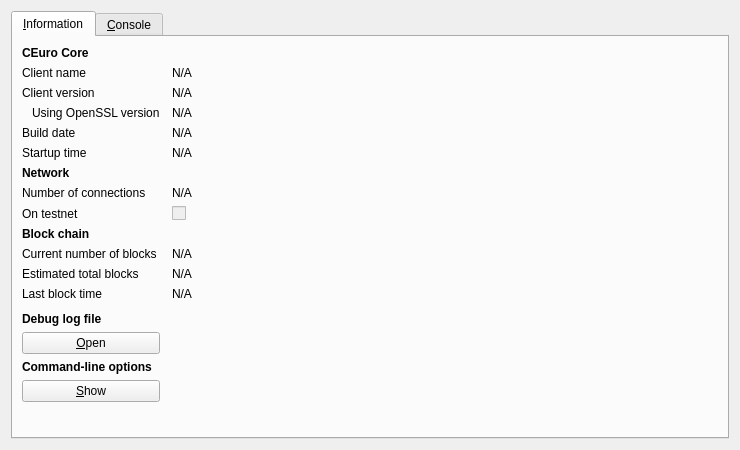
<?xml version="1.0" encoding="UTF-8"?>
<ui version="4.0">
 <class>RPCConsole</class>
 <widget class="QDialog" name="RPCConsole">
  <property name="geometry">
   <rect>
    <x>0</x>
    <y>0</y>
    <width>740</width>
    <height>450</height>
   </rect>
  </property>
  <property name="windowTitle">
   <string>CEuro - Debug window</string>
  </property>
  <layout class="QVBoxLayout" name="verticalLayout_2">
   <item>
    <widget class="QTabWidget" name="tabWidget">
     <property name="currentIndex">
      <number>0</number>
     </property>
     <widget class="QWidget" name="tab_info">
      <attribute name="title">
       <string>&amp;Information</string>
      </attribute>
      <layout class="QGridLayout" name="gridLayout" columnstretch="0,1">
       <property name="horizontalSpacing">
        <number>12</number>
       </property>
       <item row="0" column="0">
        <widget class="QLabel" name="label_9">
         <property name="font">
          <font>
           <weight>75</weight>
           <bold>true</bold>
          </font>
         </property>
         <property name="text">
          <string>CEuro Core</string>
         </property>
        </widget>
       </item>
       <item row="1" column="0">
        <widget class="QLabel" name="label_5">
         <property name="text">
          <string>Client name</string>
         </property>
        </widget>
       </item>
       <item row="1" column="1">
        <widget class="QLabel" name="clientName">
         <property name="cursor">
          <cursorShape>IBeamCursor</cursorShape>
         </property>
         <property name="text">
          <string>N/A</string>
         </property>
         <property name="textFormat">
          <enum>Qt::PlainText</enum>
         </property>
         <property name="textInteractionFlags">
          <set>Qt::LinksAccessibleByMouse|Qt::TextSelectableByKeyboard|Qt::TextSelectableByMouse</set>
         </property>
        </widget>
       </item>
       <item row="2" column="0">
        <widget class="QLabel" name="label_6">
         <property name="text">
          <string>Client version</string>
         </property>
        </widget>
       </item>
       <item row="2" column="1">
        <widget class="QLabel" name="clientVersion">
         <property name="cursor">
          <cursorShape>IBeamCursor</cursorShape>
         </property>
         <property name="text">
          <string>N/A</string>
         </property>
         <property name="textFormat">
          <enum>Qt::PlainText</enum>
         </property>
         <property name="textInteractionFlags">
          <set>Qt::LinksAccessibleByMouse|Qt::TextSelectableByKeyboard|Qt::TextSelectableByMouse</set>
         </property>
        </widget>
       </item>
       <item row="3" column="0">
        <widget class="QLabel" name="label_14">
         <property name="text">
          <string>Using OpenSSL version</string>
         </property>
         <property name="indent">
          <number>10</number>
         </property>
        </widget>
       </item>
       <item row="3" column="1">
        <widget class="QLabel" name="openSSLVersion">
         <property name="cursor">
          <cursorShape>IBeamCursor</cursorShape>
         </property>
         <property name="text">
          <string>N/A</string>
         </property>
         <property name="textFormat">
          <enum>Qt::PlainText</enum>
         </property>
         <property name="textInteractionFlags">
          <set>Qt::LinksAccessibleByMouse|Qt::TextSelectableByKeyboard|Qt::TextSelectableByMouse</set>
         </property>
        </widget>
       </item>
       <item row="4" column="0">
        <widget class="QLabel" name="label_12">
         <property name="text">
          <string>Build date</string>
         </property>
        </widget>
       </item>
       <item row="4" column="1">
        <widget class="QLabel" name="buildDate">
         <property name="cursor">
          <cursorShape>IBeamCursor</cursorShape>
         </property>
         <property name="text">
          <string>N/A</string>
         </property>
         <property name="textFormat">
          <enum>Qt::PlainText</enum>
         </property>
         <property name="textInteractionFlags">
          <set>Qt::LinksAccessibleByMouse|Qt::TextSelectableByKeyboard|Qt::TextSelectableByMouse</set>
         </property>
        </widget>
       </item>
       <item row="5" column="0">
        <widget class="QLabel" name="label_13">
         <property name="text">
          <string>Startup time</string>
         </property>
        </widget>
       </item>
       <item row="5" column="1">
        <widget class="QLabel" name="startupTime">
         <property name="cursor">
          <cursorShape>IBeamCursor</cursorShape>
         </property>
         <property name="text">
          <string>N/A</string>
         </property>
         <property name="textFormat">
          <enum>Qt::PlainText</enum>
         </property>
         <property name="textInteractionFlags">
          <set>Qt::LinksAccessibleByMouse|Qt::TextSelectableByKeyboard|Qt::TextSelectableByMouse</set>
         </property>
        </widget>
       </item>
       <item row="6" column="0">
        <widget class="QLabel" name="label_11">
         <property name="font">
          <font>
           <weight>75</weight>
           <bold>true</bold>
          </font>
         </property>
         <property name="text">
          <string>Network</string>
         </property>
        </widget>
       </item>
       <item row="7" column="0">
        <widget class="QLabel" name="label_7">
         <property name="text">
          <string>Number of connections</string>
         </property>
        </widget>
       </item>
       <item row="7" column="1">
        <widget class="QLabel" name="numberOfConnections">
         <property name="cursor">
          <cursorShape>IBeamCursor</cursorShape>
         </property>
         <property name="text">
          <string>N/A</string>
         </property>
         <property name="textFormat">
          <enum>Qt::PlainText</enum>
         </property>
         <property name="textInteractionFlags">
          <set>Qt::LinksAccessibleByMouse|Qt::TextSelectableByKeyboard|Qt::TextSelectableByMouse</set>
         </property>
        </widget>
       </item>
       <item row="8" column="0">
        <widget class="QLabel" name="label_8">
         <property name="text">
          <string>On testnet</string>
         </property>
        </widget>
       </item>
       <item row="8" column="1">
        <widget class="QCheckBox" name="isTestNet">
         <property name="enabled">
          <bool>false</bool>
         </property>
         <property name="text">
          <string/>
         </property>
        </widget>
       </item>
       <item row="9" column="0">
        <widget class="QLabel" name="label_10">
         <property name="font">
          <font>
           <weight>75</weight>
           <bold>true</bold>
          </font>
         </property>
         <property name="text">
          <string>Block chain</string>
         </property>
        </widget>
       </item>
       <item row="10" column="0">
        <widget class="QLabel" name="label_3">
         <property name="text">
          <string>Current number of blocks</string>
         </property>
        </widget>
       </item>
       <item row="10" column="1">
        <widget class="QLabel" name="numberOfBlocks">
         <property name="cursor">
          <cursorShape>IBeamCursor</cursorShape>
         </property>
         <property name="text">
          <string>N/A</string>
         </property>
         <property name="textFormat">
          <enum>Qt::PlainText</enum>
         </property>
         <property name="textInteractionFlags">
          <set>Qt::LinksAccessibleByMouse|Qt::TextSelectableByKeyboard|Qt::TextSelectableByMouse</set>
         </property>
        </widget>
       </item>
       <item row="11" column="0">
        <widget class="QLabel" name="label_4">
         <property name="text">
          <string>Estimated total blocks</string>
         </property>
        </widget>
       </item>
       <item row="11" column="1">
        <widget class="QLabel" name="totalBlocks">
         <property name="cursor">
          <cursorShape>IBeamCursor</cursorShape>
         </property>
         <property name="text">
          <string>N/A</string>
         </property>
         <property name="textFormat">
          <enum>Qt::PlainText</enum>
         </property>
         <property name="textInteractionFlags">
          <set>Qt::LinksAccessibleByMouse|Qt::TextSelectableByKeyboard|Qt::TextSelectableByMouse</set>
         </property>
        </widget>
       </item>
       <item row="12" column="0">
        <widget class="QLabel" name="label_2">
         <property name="text">
          <string>Last block time</string>
         </property>
        </widget>
       </item>
       <item row="12" column="1">
        <widget class="QLabel" name="lastBlockTime">
         <property name="cursor">
          <cursorShape>IBeamCursor</cursorShape>
         </property>
         <property name="text">
          <string>N/A</string>
         </property>
         <property name="textFormat">
          <enum>Qt::PlainText</enum>
         </property>
         <property name="textInteractionFlags">
          <set>Qt::LinksAccessibleByMouse|Qt::TextSelectableByKeyboard|Qt::TextSelectableByMouse</set>
         </property>
        </widget>
       </item>
       <item row="13" column="0">
        <spacer name="verticalSpacer_2">
         <property name="orientation">
          <enum>Qt::Vertical</enum>
         </property>
         <property name="sizeHint" stdset="0">
          <size>
           <width>20</width>
           <height>20</height>
          </size>
         </property>
        </spacer>
       </item>
       <item row="14" column="0">
        <widget class="QLabel" name="labelDebugLogfile">
         <property name="font">
          <font>
           <weight>75</weight>
           <bold>true</bold>
          </font>
         </property>
         <property name="text">
          <string>Debug log file</string>
         </property>
        </widget>
       </item>
       <item row="15" column="0">
        <widget class="QPushButton" name="openDebugLogfileButton">
         <property name="toolTip">
          <string>Open the CEuro debug log file from the current data directory. This can take a few seconds for large log files.</string>
         </property>
         <property name="text">
          <string>&amp;Open</string>
         </property>
         <property name="autoDefault">
          <bool>false</bool>
         </property>
        </widget>
       </item>
       <item row="16" column="0">
        <widget class="QLabel" name="labelCLOptions">
         <property name="font">
          <font>
           <weight>75</weight>
           <bold>true</bold>
          </font>
         </property>
         <property name="text">
          <string>Command-line options</string>
         </property>
        </widget>
       </item>
       <item row="17" column="0">
        <widget class="QPushButton" name="showCLOptionsButton">
         <property name="toolTip">
          <string>Show the CEuro-Qt help message to get a list with possible CEuro command-line options.</string>
         </property>
         <property name="text">
          <string>&amp;Show</string>
         </property>
         <property name="autoDefault">
          <bool>false</bool>
         </property>
        </widget>
       </item>
       <item row="18" column="0">
        <spacer name="verticalSpacer">
         <property name="orientation">
          <enum>Qt::Vertical</enum>
         </property>
         <property name="sizeHint" stdset="0">
          <size>
           <width>20</width>
           <height>40</height>
          </size>
         </property>
        </spacer>
       </item>
      </layout>
     </widget>
     <widget class="QWidget" name="tab_console">
      <attribute name="title">
       <string>&amp;Console</string>
      </attribute>
      <layout class="QVBoxLayout" name="verticalLayout_3">
       <property name="spacing">
        <number>3</number>
       </property>
       <item>
        <widget class="QTextEdit" name="messagesWidget">
         <property name="minimumSize">
          <size>
           <width>0</width>
           <height>100</height>
          </size>
         </property>
         <property name="readOnly">
          <bool>true</bool>
         </property>
         <property name="tabKeyNavigation" stdset="0">
          <bool>false</bool>
         </property>
         <property name="columnCount" stdset="0">
          <number>2</number>
         </property>
        </widget>
       </item>
       <item>
        <layout class="QHBoxLayout" name="horizontalLayout">
         <property name="spacing">
          <number>3</number>
         </property>
         <item>
          <widget class="QLabel" name="label">
           <property name="text">
            <string notr="true">&gt;</string>
           </property>
          </widget>
         </item>
         <item>
          <widget class="QLineEdit" name="lineEdit"/>
         </item>
         <item>
          <widget class="QPushButton" name="clearButton">
           <property name="maximumSize">
            <size>
             <width>24</width>
             <height>24</height>
            </size>
           </property>
           <property name="toolTip">
            <string>Clear console</string>
           </property>
           <property name="text">
            <string/>
           </property>
           <property name="icon">
            <iconset resource="../ceuro.qrc">
             <normaloff>:/icons/remove</normaloff>:/icons/remove</iconset>
           </property>
           <property name="shortcut">
            <string notr="true">Ctrl+L</string>
           </property>
           <property name="autoDefault">
            <bool>false</bool>
           </property>
          </widget>
         </item>
        </layout>
       </item>
      </layout>
     </widget>
    </widget>
   </item>
  </layout>
 </widget>
 <resources>
  <include location="../ceuro.qrc"/>
 </resources>
 <connections/>
</ui>
